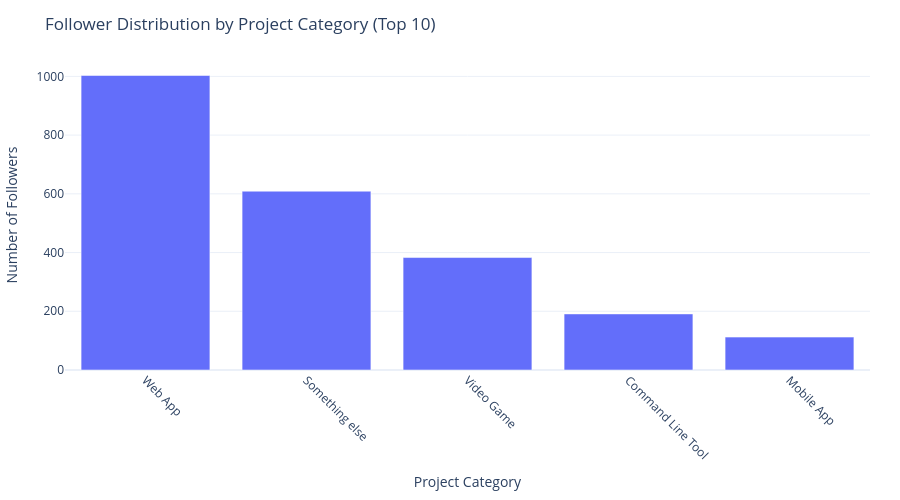

The cell this chart's notebook holds for it:
### Markdown cell above
### Follower distribution by project category

A bar chart showing follower interest across different project categories.

### Code cell
category_counts = df.groupby('category').size().reset_index(name='follower_count')
category_counts = category_counts.sort_values('follower_count', ascending=False)

fig = px.bar(
    category_counts.head(10),  # Top 10 categories
    x='category',
    y='follower_count',
    title='Follower Distribution by Project Category (Top 10)',
    labels={'category': 'Project Category', 'follower_count': 'Number of Followers'}
)

fig.update_xaxes(tickangle=45)
fig.update_layout(height=500)
fig.show()

save_plotly(fig, 'follower_category_distribution', 'Distribution of followers across different project categories', 
            friendly_name='Follower category distribution')

### Figure 1 — Plotly figure (JSON) as saved in the notebook; plotly's stock layout.template omitted (floating-point values rounded to 4 significant figures)
{"data": [{"hovertemplate": "Project Category=%{x}<br>Number of Followers=%{y}<extra></extra>", "legendgroup": "", "marker": {"color": "#636efa", "pattern": {"shape": ""}}, "name": "", "orientation": "v", "showlegend": false, "textposition": "auto", "type": "bar", "x": ["Web App", "Something else", "Video Game", "Command Line Tool", "Mobile App"], "xaxis": "x", "y": [1003, 609, 383, 191, 112], "yaxis": "y"}], "layout": {"barmode": "relative", "height": 500, "legend": {"tracegroupgap": 0}, "title": {"text": "Follower Distribution by Project Category (Top 10)"}, "xaxis": {"anchor": "y", "domain": [0, 1], "tickangle": 45, "title": {"text": "Project Category"}}, "yaxis": {"anchor": "x", "domain": [0, 1], "title": {"text": "Number of Followers"}}}}
